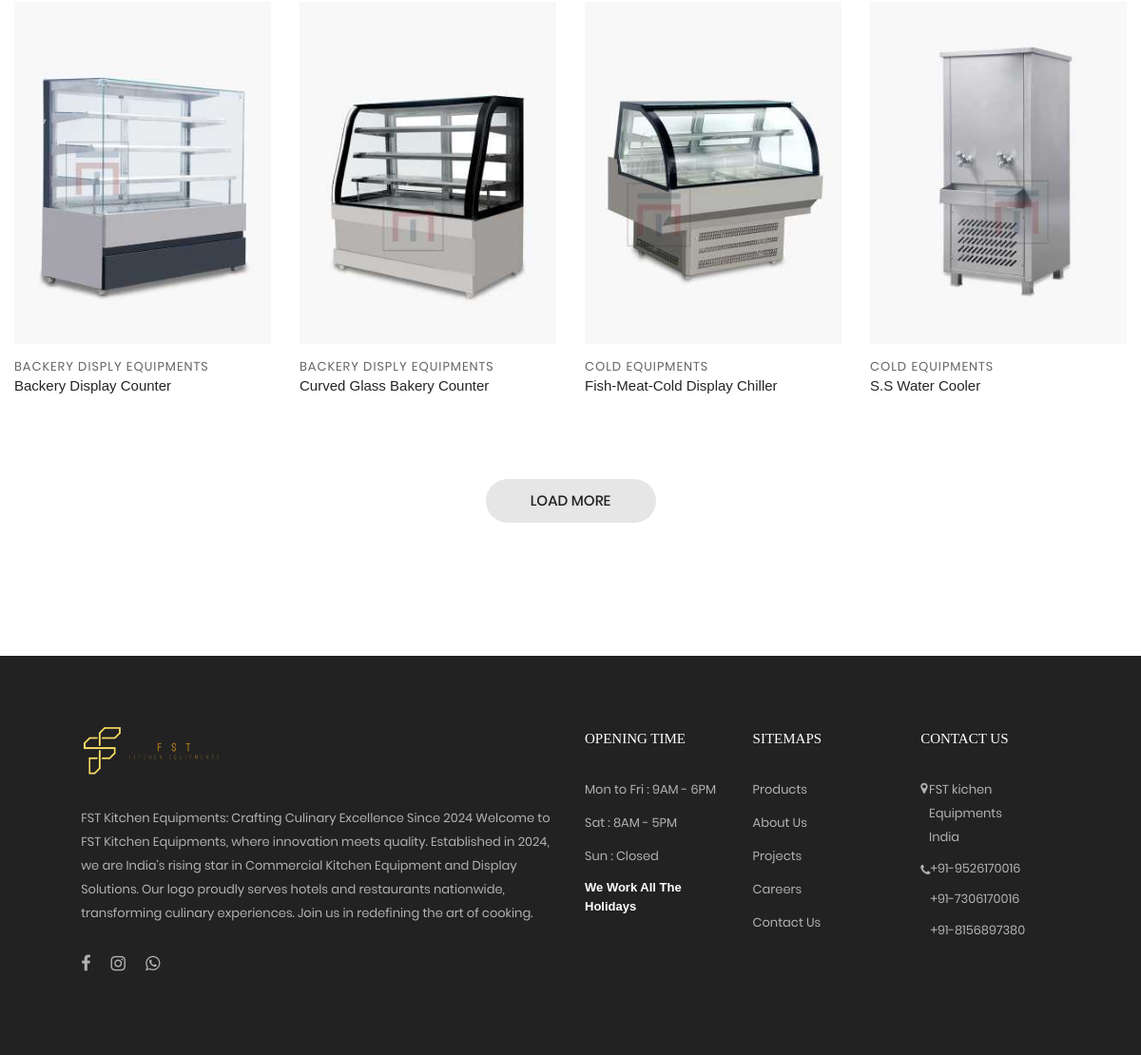
/products/ (lower part), run on an earlier commit of the app's database.
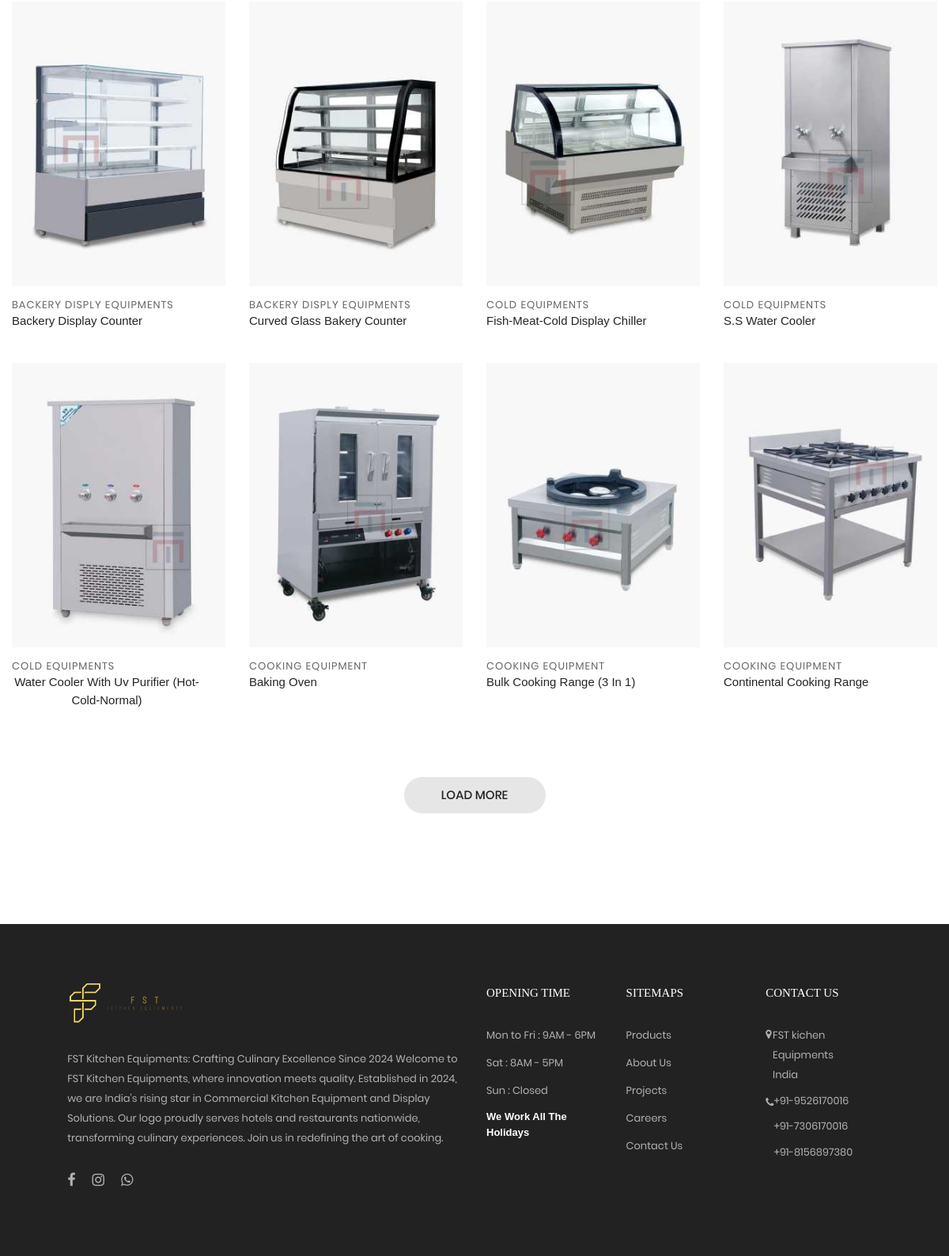
And on a later commit of the database.
### dashboard/models.py (models this page shows, shortened)
class Products(models.Model):
    image1 = models.ImageField(upload_to='products/')
    cropped_image1 = ImageSpecField(source='image1', processors=[ResizeToFill(300, 400)], format='JPEG', options={'quality': 100})
    image2 = models.ImageField(blank=True, null=True, upload_to='products/')
    cropped_image2 = ImageSpecField(source='image2', processors=[ResizeToFill(300, 400)], format='JPEG', options={'quality': 100})
    image3 = models.ImageField(blank=True, null=True, upload_to='products/')
    cropped_image3 = ImageSpecField(source='image3', processors=[ResizeToFill(300, 400)], format='JPEG', options={'quality': 100})
    category = models.ForeignKey(Categories, on_delete=models.CASCADE)
    name = models.CharField(max_length=150, null=True, blank=True)
    descrption = models.TextField(blank=True, null=True)
    created_at = models.DateTimeField(auto_now_add=True)

class Categories(models.Model):
    image = models.ImageField(upload_to='category/')
    name = models.CharField(max_length=150,null=True,blank=True)
    cropped_image = ImageSpecField(source='image',processors=[ResizeToFill(864, 432)],format='JPEG',options={'quality': 100})
    created_at = models.DateTimeField(auto_now_add=True)

### userside/views.py (the view, shortened to what this page needs)
# urls.py: path('products/', Product_List.as_view(), name='Product_List'),
class Product_List(ListView):
    template_name = 'user/products/products_list.html'
    context_object_name = 'data_list'
    def get_queryset(self):
        category_id = self.kwargs.get('pk')
        try:
            category_data = Categories.objects.all().order_by('name')
            products_data = Products.objects.filter(category_id=category_id) if category_id else Products.objects.all()
        except:
            return reverse_lazy(Category_List)
        return {'products_data': products_data, 'category_data': category_data, 'category_id': category_id}
    def get(self, request, *args, **kwargs):
        query = request.GET.get('query', '').strip()
        category_id = request.GET.get('category_id', '').strip()
        if request.GET.get('methods') == 'search':
            return self.handle_search_and_category(request, query, category_id)
        if request.GET.get('methods') == 'category':
            return self.handle_search_and_category(request, query, category_id)
        return super().get(request, *args, **kwargs)

### templates/user/products/products_list.html (shortened to what this page needs)
{% extends "user/base.html" %}
{% load static %}
{% block body %}
	<div class="bg0 m-t-23 p-b-140" style="margin-top: 10px;">
		<div class="container">
			<div id="search-results">
			<div class="row isotope-grid">
				{% if data_list.products_data %}
				{% for product in data_list.products_data %}
			<div class="col-sm-6 col-md-4 col-lg-3 p-b-35 isotope-item women">
				<div class="block2">
					<div class="block2-pic hov-img0">
						<img src="{{product.image1.url}}" alt="IMG-PRODUCT">
					</div>
					<div class="block2-txt flex-w flex-t p-t-14">
						<div class="block2-txt-child1 flex-col-l ">
                            <span class="stext-105 cl3"style="font-size: small !important;" >
                                {{product.category.name}}
                            </span>
                            <button style="color: rgb(39, 35, 35);" class=" cl4 hov-cl1 trans-04 js-name-b2 p-b-6">
                                {{product.name}}
                            </button>
                        </div>
					</div>
				</div>
			</div>
			{% endfor %}
			{% else %}
			<div class="col-sm-12 col-md-12 col-lg-12 d-flex justify-content-center p-b-35 isotope-item women">
				<img src="{%static 'images/product-not-found.jpg'%}" alt="">
			</div>
			{% endif %}
			</div>
		</div>
			<div class="flex-c-m flex-w w-full p-t-45">
				{% if data_list.products_data %}
				<a href="#" class="flex-c-m stext-101 cl5 size-103 bg2 bor1 hov-btn1 p-lr-15 trans-04">
					Load More
				</a>
				{% else %}
				<a href="{%url 'Home' %}" class="flex-c-m stext-101 cl5 size-103 bg2 bor1 hov-btn1 p-lr-15 trans-04">
					Goto Home
				</a>
				{% endif %}
			</div>
		</div>
	</div>
{% endblock %}

What changed in the data, as far as the page shows it:
added Products: image1 (picture), category.name "COLD EQUIPMENTS", name "Water Cooler With Uv Purifier (Hot-Cold-Normal)"
added Products: image1 (picture), category.name "COOKING EQUIPMENT", name "Baking Oven"
added Products: image1 (picture), category.name "COOKING EQUIPMENT", name "Bulk Cooking Range (3 In 1)"
added Products: image1 (picture), category.name "COOKING EQUIPMENT", name "Continental Cooking Range"
